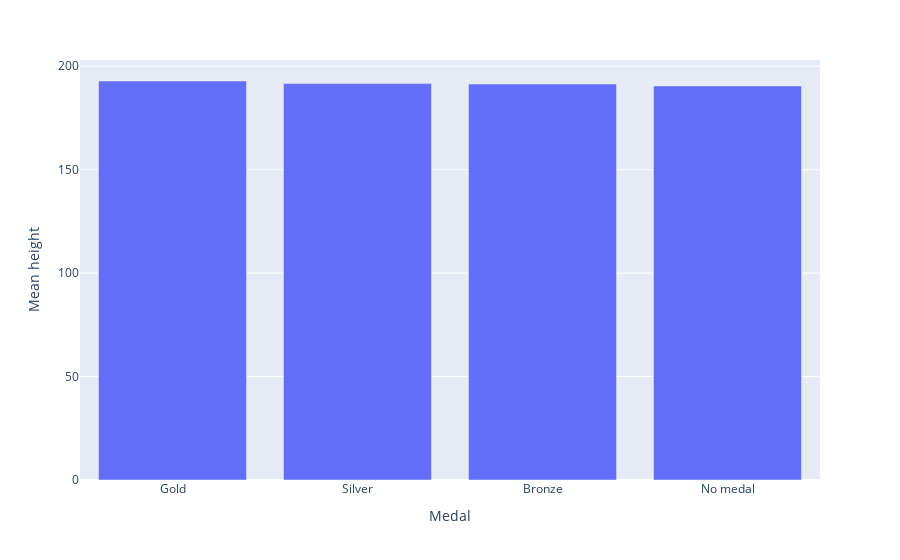

Notebook code for this chart:
### Code cell
px.bar(mean_hight_data, x="Medal", y="Mean height")

### Figure 1 — Plotly figure (JSON) as saved in the notebook; plotly's stock layout.template omitted (floating-point values rounded to 4 significant figures)
{"data": [{"alignmentgroup": "True", "hovertemplate": "Medal=%{x}<br>Mean height=%{y}<extra></extra>", "legendgroup": "", "marker": {"color": "#636efa", "pattern": {"shape": ""}}, "name": "", "offsetgroup": "", "orientation": "v", "showlegend": false, "textposition": "auto", "type": "bar", "x": ["Gold", "Silver", "Bronze", "No medal"], "xaxis": "x", "y": [192.9, 191.6, 191.4, 190.5], "yaxis": "y"}], "layout": {"barmode": "relative", "legend": {"tracegroupgap": 0}, "margin": {"t": 60}, "xaxis": {"anchor": "y", "domain": [0, 1], "title": {"text": "Medal"}}, "yaxis": {"anchor": "x", "domain": [0, 1], "title": {"text": "Mean height"}}}}
